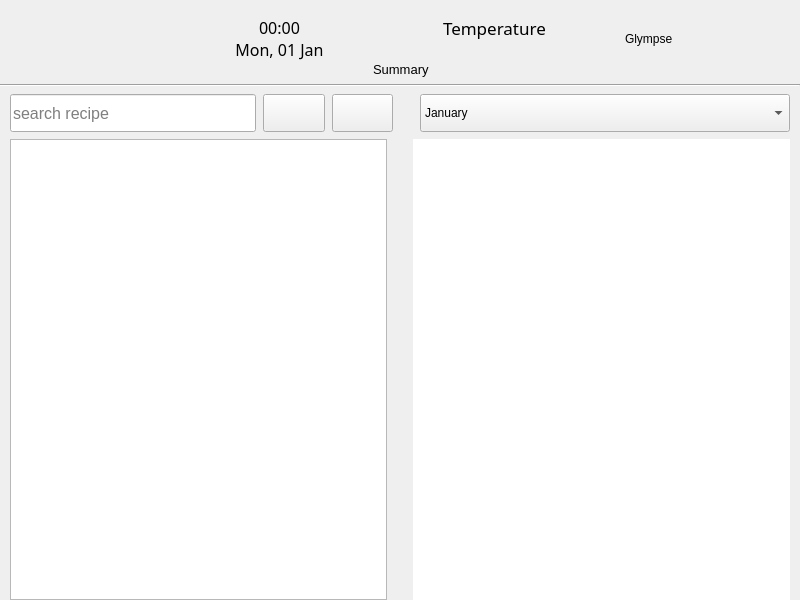
<?xml version="1.0" encoding="UTF-8"?>
<ui version="4.0">
 <class>MainWindow</class>
 <widget class="QMainWindow" name="MainWindow">
  <property name="geometry">
   <rect>
    <x>0</x>
    <y>0</y>
    <width>800</width>
    <height>600</height>
   </rect>
  </property>
  <property name="sizePolicy">
   <sizepolicy hsizetype="Fixed" vsizetype="Fixed">
    <horstretch>0</horstretch>
    <verstretch>0</verstretch>
   </sizepolicy>
  </property>
  <property name="maximumSize">
   <size>
    <width>800</width>
    <height>600</height>
   </size>
  </property>
  <property name="windowTitle">
   <string>Quzin</string>
  </property>
  <property name="windowIcon">
   <iconset resource="resources.qrc">
    <normaloff>:/images/logo-square.png</normaloff>:/images/logo-square.png</iconset>
  </property>
  <property name="styleSheet">
   <string notr="true">QMainWindow &gt; QWidget { background-color: white;}</string>
  </property>
  <property name="locale">
   <locale language="Greek" country="Greece"/>
  </property>
  <widget class="QWidget" name="centralWidget">
   <property name="sizePolicy">
    <sizepolicy hsizetype="Expanding" vsizetype="Expanding">
     <horstretch>0</horstretch>
     <verstretch>0</verstretch>
    </sizepolicy>
   </property>
   <property name="styleSheet">
    <string notr="true"/>
   </property>
   <layout class="QGridLayout" name="gridLayout">
    <property name="leftMargin">
     <number>0</number>
    </property>
    <property name="topMargin">
     <number>0</number>
    </property>
    <property name="rightMargin">
     <number>0</number>
    </property>
    <property name="bottomMargin">
     <number>0</number>
    </property>
    <item row="0" column="0">
     <layout class="QVBoxLayout" name="verticalLayout" stretch="2,0,1,12">
      <property name="spacing">
       <number>7</number>
      </property>
      <item>
       <layout class="QGridLayout" name="gridLayout_2" rowstretch="4,0" columnstretch="1,0,0,0,0,0">
        <item row="0" column="0" rowspan="2">
         <widget class="QLabel" name="logoLabel">
          <property name="maximumSize">
           <size>
            <width>60</width>
            <height>60</height>
           </size>
          </property>
          <property name="text">
           <string/>
          </property>
          <property name="pixmap">
           <pixmap resource="resources.qrc">:/images/logo-square.png</pixmap>
          </property>
          <property name="scaledContents">
           <bool>true</bool>
          </property>
         </widget>
        </item>
        <item row="0" column="2" rowspan="2">
         <widget class="QLabel" name="timeLabel">
          <property name="font">
           <font>
            <family>Droid Sans</family>
            <pointsize>12</pointsize>
            <weight>50</weight>
            <bold>false</bold>
           </font>
          </property>
          <property name="locale">
           <locale language="Greek" country="Greece"/>
          </property>
          <property name="text">
           <string>00:00
Mon, 01 Jan</string>
          </property>
          <property name="alignment">
           <set>Qt::AlignCenter</set>
          </property>
         </widget>
        </item>
        <item row="0" column="4">
         <widget class="QLabel" name="weatherLabel">
          <property name="sizePolicy">
           <sizepolicy hsizetype="Maximum" vsizetype="Expanding">
            <horstretch>0</horstretch>
            <verstretch>0</verstretch>
           </sizepolicy>
          </property>
          <property name="maximumSize">
           <size>
            <width>400</width>
            <height>16777215</height>
           </size>
          </property>
          <property name="font">
           <font>
            <family>Droid Sans</family>
            <pointsize>13</pointsize>
            <weight>50</weight>
            <bold>false</bold>
           </font>
          </property>
          <property name="locale">
           <locale language="Greek" country="Greece"/>
          </property>
          <property name="text">
           <string>Temperature</string>
          </property>
          <property name="alignment">
           <set>Qt::AlignLeading|Qt::AlignLeft|Qt::AlignVCenter</set>
          </property>
         </widget>
        </item>
        <item row="0" column="5" rowspan="2">
         <widget class="ClickableLabel" name="glympseLabel">
          <property name="text">
           <string>Glympse</string>
          </property>
          <property name="scaledContents">
           <bool>false</bool>
          </property>
          <property name="wordWrap">
           <bool>true</bool>
          </property>
         </widget>
        </item>
        <item row="0" column="1" rowspan="2">
         <widget class="QLabel" name="logoTextLabel">
          <property name="maximumSize">
           <size>
            <width>120</width>
            <height>60</height>
           </size>
          </property>
          <property name="text">
           <string/>
          </property>
          <property name="pixmap">
           <pixmap resource="resources.qrc">:/images/logo.png</pixmap>
          </property>
          <property name="scaledContents">
           <bool>true</bool>
          </property>
         </widget>
        </item>
        <item row="0" column="3">
         <widget class="ClickableLabel" name="weatherIconLabel">
          <property name="sizePolicy">
           <sizepolicy hsizetype="Expanding" vsizetype="Expanding">
            <horstretch>0</horstretch>
            <verstretch>0</verstretch>
           </sizepolicy>
          </property>
          <property name="maximumSize">
           <size>
            <width>64</width>
            <height>64</height>
           </size>
          </property>
          <property name="text">
           <string/>
          </property>
          <property name="pixmap">
           <pixmap>icons/clear-day.svg</pixmap>
          </property>
          <property name="scaledContents">
           <bool>true</bool>
          </property>
          <property name="alignment">
           <set>Qt::AlignRight|Qt::AlignTrailing|Qt::AlignVCenter</set>
          </property>
         </widget>
        </item>
        <item row="1" column="3" colspan="2">
         <widget class="QLabel" name="weatherSummaryLabel">
          <property name="font">
           <font>
            <pointsize>10</pointsize>
           </font>
          </property>
          <property name="text">
           <string>Summary</string>
          </property>
          <property name="alignment">
           <set>Qt::AlignLeading|Qt::AlignLeft|Qt::AlignTop</set>
          </property>
          <property name="wordWrap">
           <bool>true</bool>
          </property>
         </widget>
        </item>
       </layout>
      </item>
      <item>
       <widget class="Line" name="line">
        <property name="orientation">
         <enum>Qt::Horizontal</enum>
        </property>
       </widget>
      </item>
      <item>
       <layout class="QHBoxLayout" name="horizontalLayout_4" stretch="4,1,1,0,6">
        <property name="spacing">
         <number>7</number>
        </property>
        <property name="leftMargin">
         <number>10</number>
        </property>
        <property name="rightMargin">
         <number>10</number>
        </property>
        <item>
         <widget class="KeyboardLineEdit" name="searchInput">
          <property name="sizePolicy">
           <sizepolicy hsizetype="Expanding" vsizetype="Expanding">
            <horstretch>0</horstretch>
            <verstretch>0</verstretch>
           </sizepolicy>
          </property>
          <property name="font">
           <font>
            <pointsize>12</pointsize>
           </font>
          </property>
          <property name="focusPolicy">
           <enum>Qt::ClickFocus</enum>
          </property>
          <property name="text">
           <string/>
          </property>
          <property name="placeholderText">
           <string>search recipe</string>
          </property>
         </widget>
        </item>
        <item>
         <widget class="QPushButton" name="searchBtn">
          <property name="sizePolicy">
           <sizepolicy hsizetype="Expanding" vsizetype="Expanding">
            <horstretch>0</horstretch>
            <verstretch>0</verstretch>
           </sizepolicy>
          </property>
          <property name="font">
           <font>
            <family>Font Awesome</family>
           </font>
          </property>
          <property name="cursor">
           <cursorShape>PointingHandCursor</cursorShape>
          </property>
          <property name="icon">
           <iconset resource="resources.qrc">
            <normaloff>:/images/search.svg</normaloff>:/images/search.svg</iconset>
          </property>
         </widget>
        </item>
        <item>
         <widget class="QPushButton" name="viewRecipesBtn">
          <property name="sizePolicy">
           <sizepolicy hsizetype="Expanding" vsizetype="Expanding">
            <horstretch>0</horstretch>
            <verstretch>0</verstretch>
           </sizepolicy>
          </property>
          <property name="maximumSize">
           <size>
            <width>16777215</width>
            <height>16777215</height>
           </size>
          </property>
          <property name="icon">
           <iconset resource="resources.qrc">
            <normaloff>:/images/eye.svg</normaloff>:/images/eye.svg</iconset>
          </property>
         </widget>
        </item>
        <item>
         <spacer name="verticalSpacer">
          <property name="orientation">
           <enum>Qt::Vertical</enum>
          </property>
          <property name="sizeHint" stdset="0">
           <size>
            <width>20</width>
            <height>40</height>
           </size>
          </property>
         </spacer>
        </item>
        <item>
         <widget class="QComboBox" name="seasonMonthSelect">
          <property name="sizePolicy">
           <sizepolicy hsizetype="Expanding" vsizetype="Expanding">
            <horstretch>0</horstretch>
            <verstretch>0</verstretch>
           </sizepolicy>
          </property>
          <item>
           <property name="text">
            <string>January</string>
           </property>
          </item>
          <item>
           <property name="text">
            <string>February</string>
           </property>
          </item>
          <item>
           <property name="text">
            <string>March</string>
           </property>
          </item>
          <item>
           <property name="text">
            <string>April</string>
           </property>
          </item>
          <item>
           <property name="text">
            <string>May</string>
           </property>
          </item>
          <item>
           <property name="text">
            <string>June</string>
           </property>
          </item>
          <item>
           <property name="text">
            <string>July</string>
           </property>
          </item>
          <item>
           <property name="text">
            <string>August</string>
           </property>
          </item>
          <item>
           <property name="text">
            <string>September</string>
           </property>
          </item>
          <item>
           <property name="text">
            <string>October</string>
           </property>
          </item>
          <item>
           <property name="text">
            <string>November</string>
           </property>
          </item>
          <item>
           <property name="text">
            <string>December</string>
           </property>
          </item>
         </widget>
        </item>
       </layout>
      </item>
      <item>
       <layout class="QHBoxLayout" name="horizontalLayout_3">
        <property name="leftMargin">
         <number>10</number>
        </property>
        <property name="rightMargin">
         <number>10</number>
        </property>
        <item>
         <widget class="QListWidget" name="searchResultsList">
          <property name="font">
           <font>
            <pointsize>10</pointsize>
           </font>
          </property>
          <property name="styleSheet">
           <string notr="true">background-color:transparent; QListWidget::item { height: 20px; };</string>
          </property>
          <property name="locale">
           <locale language="Greek" country="Greece"/>
          </property>
          <property name="alternatingRowColors">
           <bool>true</bool>
          </property>
          <property name="resizeMode">
           <enum>QListView::Adjust</enum>
          </property>
          <property name="spacing">
           <number>100</number>
          </property>
         </widget>
        </item>
        <item>
         <spacer name="verticalSpacer_2">
          <property name="orientation">
           <enum>Qt::Vertical</enum>
          </property>
          <property name="sizeHint" stdset="0">
           <size>
            <width>20</width>
            <height>40</height>
           </size>
          </property>
         </spacer>
        </item>
        <item>
         <widget class="QPlainTextEdit" name="seasonItems">
          <property name="font">
           <font>
            <pointsize>10</pointsize>
           </font>
          </property>
          <property name="frameShape">
           <enum>QFrame::NoFrame</enum>
          </property>
          <property name="frameShadow">
           <enum>QFrame::Plain</enum>
          </property>
          <property name="lineWidth">
           <number>0</number>
          </property>
          <property name="readOnly">
           <bool>true</bool>
          </property>
          <property name="backgroundVisible">
           <bool>false</bool>
          </property>
         </widget>
        </item>
       </layout>
      </item>
     </layout>
    </item>
   </layout>
  </widget>
 </widget>
 <layoutdefault spacing="6" margin="11"/>
 <customwidgets>
  <customwidget>
   <class>KeyboardLineEdit</class>
   <extends>QLineEdit</extends>
   <header>keyboardlineedit</header>
  </customwidget>
  <customwidget>
   <class>ClickableLabel</class>
   <extends>QLabel</extends>
   <header>clickablelabel.h</header>
  </customwidget>
 </customwidgets>
 <resources>
  <include location="resources.qrc"/>
 </resources>
 <connections/>
</ui>
